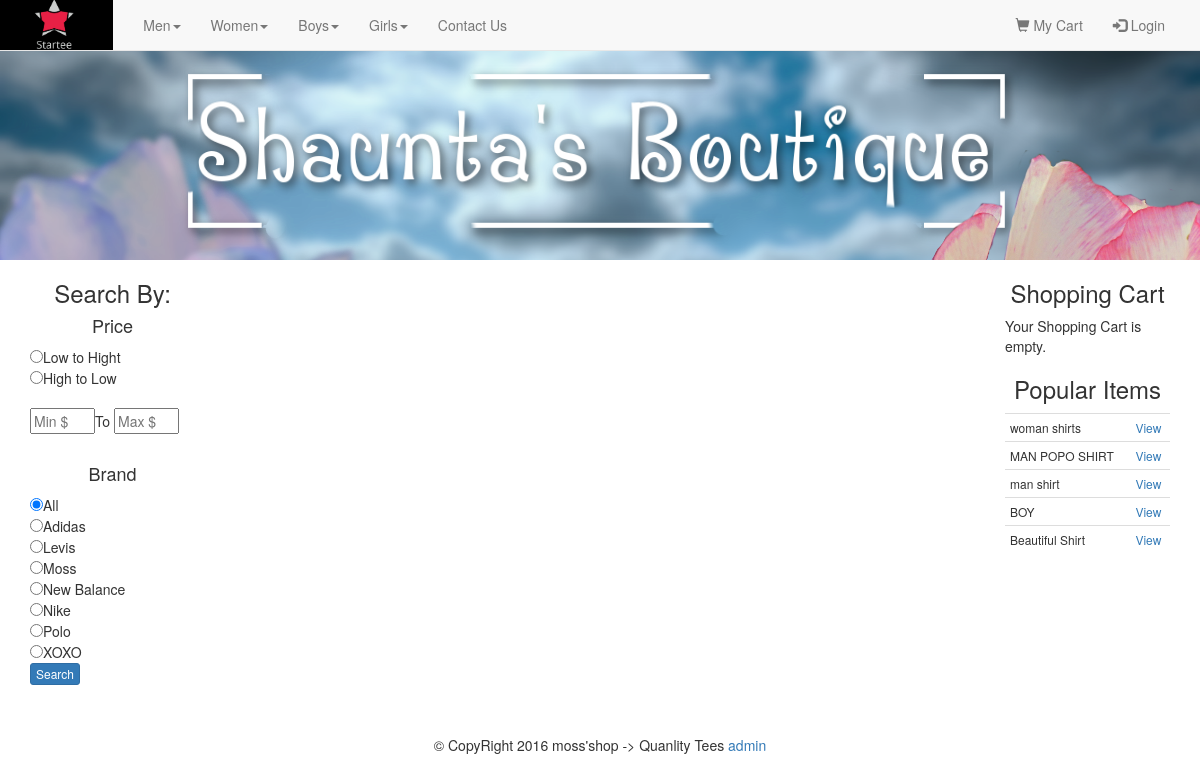
The app's page /category.php with its own data.
### tables this page shows
CREATE TABLE `categories` (
  `id` int(11) NOT NULL,
  `category` varchar(255) NOT NULL,
  `parent` int(11) NOT NULL DEFAULT '0'
);

CREATE TABLE `brand` (
  `id` int(11) NOT NULL,
  `brand` varchar(255) NOT NULL
);

CREATE TABLE `products` (
  `id` int(11) NOT NULL,
  `title` varchar(255) NOT NULL,
  `price` decimal(10,2) NOT NULL,
  `list_price` decimal(10,2) NOT NULL,
  `brand` int(11) NOT NULL,
  `categories` varchar(255) NOT NULL,
  `image` text NOT NULL,
  `description` varchar(500) NOT NULL,
  `featured` tinyint(4) NOT NULL DEFAULT '0',
  `sizes` text NOT NULL,
  `deleted` tinyint(4) NOT NULL DEFAULT '0'
);

### includes/widgets/filters.php (the view, shortened to what this page needs)
<?php
$price_sort = ((isset($_REQUEST['price_sort']))?sanitize($_REQUEST['price_sort']):'');
$min_price = ((isset($_REQUEST['min_price']))?sanitize($_REQUEST['min_price']):'');
$max_price = ((isset($_REQUEST['max_price']))?sanitize($_REQUEST['max_price']):'');
$b = ((isset($_REQUEST['brand']))?sanitize($_REQUEST['brand']):'');
$brandQ = $db -> query("SELECT * FROM brand ORDER BY brand");
?>
<h3 class="text-center">Search By: </h3>
<h4 class="text-center">Price</h4>
<form action="search.php" method="post">
	<input type="radio" name="price_sort" value="low" <?=(($price_sort == 'low')?' checked':'');?>>Low to Hight <br>
	<input type="radio" name="price_sort" value="high" <?=(($price_sort == 'high')?' checked':'');?>>High to Low <br><br>
	<input type="text" name="min_price" class="price-range" placeholder="Min $" value="<?=$min_price;?>">To
	<input type="text" name="max_price" class="price-range" placeholder="Max $" value="<?=$max_price;?>"><br><br>
	<h4 class="text-center">Brand</h4>
	<input type="radio" name="brand" value=""<?=(($b == '')?' checked':'');?>>All<br>
	<?php while($brand = mysqli_fetch_assoc($brandQ)): ?>
		<input type="radio" name="brand" value="<?=$brand['id'];?>" <?=(($b == $brand['id'])?' checked':'');?>><?=$brand['brand'];?><br>
	<?php endwhile; ?>
	<input type="submit" value="Search" class="btn btn-xs btn-primary">
</form>

### includes/navigation.php (shortened to what this page needs)
<?php
$sql = "SELECT * FROM categories WHERE  parent = 0";
$pquery = $db -> query($sql);
?>
<nav class="navbar navbar-default navbar-fixed-top" >
	<div class="contianer-fluid">
		<div class="navbar-header" >
			<a class="navbar-brand" href="index.php">
				<img src="../tutorial/images/headerlogo/logo.jpg" id="mylogo">
			</a>
		</div>
		<div class="collapse navbar-collapse" id="navbar-container">
			<ul class="nav navbar-nav" >
				<?php while($parent = mysqli_fetch_assoc($pquery)): ?>
					<li class="dropdown">
						<a href="#" class="dropdown-toggle" data-toggle="dropdown"><?=$parent['category']; ?><span class="caret"></span></a>
					</li>
				<?php endwhile; ?>
				<li>
					<a href="contactus.php">Contact Us</a>
				</li>
			</ul>
			<ul class="nav navbar-nav navbar-right" id="myBtn">
				<li>
					<a href="cart.php">
						<span class="glyphicon glyphicon-shopping-cart"></span>
						My Cart
					</a>
				</li>
				<?php if(!isset($_SESSION['SBUser'])): ?>
					<li ><a href="login.php"><span class="glyphicon glyphicon-log-in"></span> Login</a></li>
			<?php endif; ?>
		</ul>
	</div>
</div>
</nav>

### includes/widgets/recent.php
<h3 class="text-center">Popular Items</h3>
<?php
$transQ = $db -> query("SELECT * FROM cart WHERE paid=1 ORDER BY id DESC LIMIT 5");
$results = array();
while($row = mysqli_fetch_assoc($transQ)){
	$results[] = $row;
}
$row_count = $transQ -> num_rows;
$used_ids = array();
for($i=0; $i<$row_count; $i++){
	$json_items = $results[$i]['items'];
	$items = json_decode($json_items, true);
	foreach ($items as $item) {
		if(!in_array($item['id'], $used_ids)){
			$used_ids[] = $item['id'];
		}
	}
}
?>
<div id="recent_widget">
	<table class="table table-condensed">
		<?php foreach($used_ids as $id):
		$productQ = $db -> query("SELECT id, title FROM products WHERE id='{$id}'");
		$product = mysqli_fetch_assoc($productQ);
		?>
		<tr>
		<td><?=substr($product['title'],0,15);?></td>
			<td><a class="text-primary" onclick="detailsmodal('<?=$id;?>')" >View </a></td>
		</tr>
	<?php endforeach; ?>
</table>
</div>

### css/main.css (style rules this page uses)
body { padding-top: 50px; }
#mylogo { margin-top: -15px; margin-left: -15px; height: 250%; width: 150px margin-bottom: 0; }
#myBtn { margin-right: 20px; }
#cart_widget td, #recent_widget { font-size: 12px; }
input.price-range { width:65px; }

### records on screen
categories: category "Men"
categories: category "Women"
categories: category "Boys"
categories: category "Girls"
brand: brand "Adidas"
brand: brand "Levis"
brand: brand "Moss"
brand: brand "New Balance"
brand: brand "Nike"
brand: brand "Polo"
brand: brand "XOXO"
products: title "woman shirts"
products: title "MAN POPO SHIRT"
products: title "man shirt"
products: title "BOY"
products: title "Beautiful Shirt"
